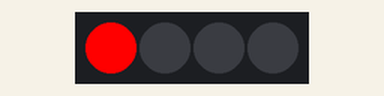
This sketch was run on a simulated Arduino Uno, built with avr-gcc and run on an emulated ATmega328P. Shown: 4 RGB LEDs in strip order, left to right.

Above: at 0.15 s.
At 1.05 s:
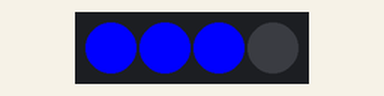
At 1.95 s:
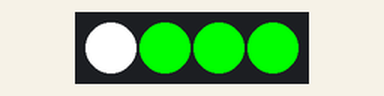
At 3.15 s:
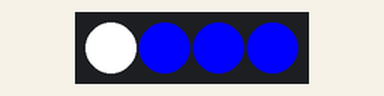
At 4.06 s:
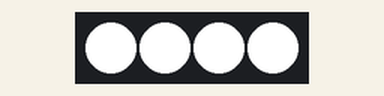
At 7.97 s:
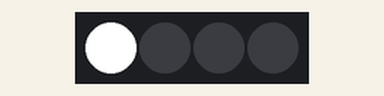
Timing chart, 0 to 8.3 s (numbered marks = the images above):
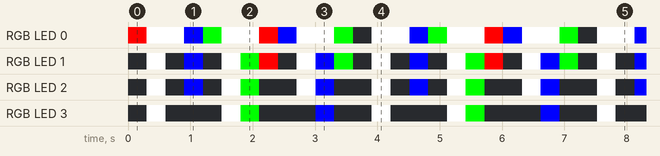

Measured:
- by itself, RGB LED 3: repeats every 3.6 s: off 0.90 s, RGB(255, 255, 255) 0.30 s, RGB(0, 255, 0) 0.30 s, off 0.90 s, RGB(0, 0, 255) 0.30 s, off 0.60 s, RGB(255, 255, 255) 0.30 s
- by itself, RGB LED 2: repeats every 3.6 s: off 0.30 s, RGB(0, 0, 255) 0.30 s, off 0.30 s, RGB(255, 255, 255) 0.30 s, RGB(0, 255, 0) 0.30 s, off 0.60 s, RGB(255, 255, 255) 0.30 s, RGB(0, 0, 255) 0.30 s, off 0.60 s, RGB(255, 255, 255) 0.30 s
- by itself, everything shown: repeats every 3.6 s, in 12 steps

The sketch:

Neopixel_strobe.ino
```cpp
#include <Adafruit_NeoPixel.h>

// Parameter 1 = number of pixels in strip
// Parameter 2 = pin number (most are valid)
// Parameter 3 = pixel type flags, add together as needed:
// NEO_RGB Pixels are wired for RGB bitstream
// NEO_GRB Pixels are wired for GRB bitstream
// NEO_KHZ400 400 KHz bitstream (e.g. FLORA pixels)
// NEO_KHZ800 800 KHz bitstream (e.g. High Density LED strip)
Adafruit_NeoPixel strip = Adafruit_NeoPixel(4, 6, NEO_GRB + NEO_KHZ800);

void setup() {
strip.begin();
strip.show(); // Initialize all pixels to 'off'
}

void loop() {
// Some example procedures showing how to display to the pixels:
 {
colorWipe(strip.Color(255, 0, 0), 1); // Red
colorWipe(strip.Color(0, 0, 0), 0);
colorWipe(strip.Color(255, 255, 255), 1); // white
colorWipe(strip.Color(0, 0, 0), 0); //off
colorWipe(strip.Color(0, 255, 0), 1); // Green
colorWipe(strip.Color(255, 255, 255), 1); // white
colorWipe(strip.Color(0, 0, 0), 0); //off
colorWipe(strip.Color(0, 0, 0), 0); //off
colorWipe(strip.Color(0, 0, 255), 1); // Blue
colorWipe(strip.Color(255, 255, 255), 1); // white
colorWipe(strip.Color(0, 0, 0), 0); //off
colorWipe(strip.Color(0, 0, 0), 0); //off

}}

// Fill the dots one after the other with a color
void colorWipe(uint32_t c, uint8_t wait) {
for(uint16_t i=0; i<strip.numPixels(); i++) {
strip.setPixelColor(i, c);
strip.show();
delay(wait);
}
}

// Input a value 0 to 255 to get a color value.
// The colours are a transition r - g - b - back to r.
uint32_t Wheel(byte WheelPos) {
if(WheelPos < 85) {
return strip.Color(WheelPos * 3, 255 - WheelPos * 3, 0);
} else if(WheelPos < 170) {
WheelPos -= 85;
return strip.Color(255 - WheelPos * 3, 0, WheelPos * 3);
} else {
WheelPos -= 170;
return strip.Color(0, WheelPos * 3, 255 - WheelPos * 3);
}
}
```
